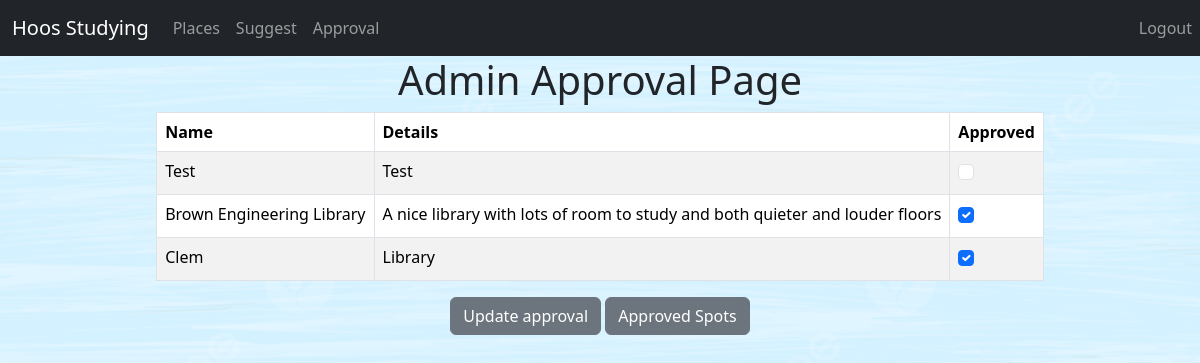
Screenshot of /approval/ (signed in) with the database file from the repository.
### cs3240/models.py (models this page shows, shortened)
class Place(models.Model):
    name = models.CharField(max_length=200)
    details = models.CharField(max_length=700)
    address = map_fields.AddressField(max_length=200)
    admin_approved = models.BooleanField(default=False)
    locations = [("Central Grounds", "central"),
                 ("North Grounds", "north"),
                 ("South Grounds", "south")]
    location = models.CharField(blank=True, choices=locations, max_length=15)
    def __str__(self):
        return self.name

### cs3240/views.py (the view)
# urls.py: path('approval/',views.admin_approval, name="approval"),
def admin_approval(request):
    places_list = Place.objects.all()
    if request.user.is_superuser:
        if request.method == "POST":
            id_list = request.POST.getlist('boxes')
            places_list.update(admin_approved = False)
            for id in id_list:
                Place.objects.filter(pk=int(id)).update(admin_approved = True)
            return redirect('places')
        else:
            return render(request, "approval.html", {"places_list":places_list})
    else:
        return redirect('home')

### cs3240/templates/approval.html (shortened to what this page needs)
{% load socialaccount %}
<html>
        <link href="https://cdn.jsdelivr.net/npm/bootstrap@5.3.2/dist/css/bootstrap.min.css" rel="stylesheet">
        <link rel="stylesheet" href="../static/page.css">
        <nav class="navbar navbar-expand-lg navbar-dark bg-dark">
            <div class="container-fluid">
                <a class="navbar-brand" href="{% url 'home' %}">Hoos Studying</a>
                <div class="collapse navbar-collapse" id="navbarNav">
                <ul class="navbar-nav">
                    <li class="nav-item">
                        <a class="nav-link"  href="{% url 'places' %}">Places</a>
                    </li>
                    <li class="nav-item">
                    <a class="nav-link" href="{% url 'suggest' %}">Suggest</a>
                    </li>
                    <li class="nav-item">
                        <a id="approvalLink" class="nav-link" hidden = "true" href="{% url 'approval' %}">Approval</a>
                    </li>
                </ul>
                </div>
            </div>
                <ul class="nav navbar-nav navbar-right">
                    <li class="nav-item">
                        <a   class="nav-link" href="{% url 'logout' %}">Logout</a>
                    </li>
                </ul>
            </nav>
        <div class="container">
            <h1>Admin Approval Page</h1>
        <form action = "" method="post">
        <table class="table table-striped table-hover table-bordered">
            <thead class="thead-dark">
                <tr>
                <th scope="col">Name</th>
                <th scope="col">Details</th>
                <th scope="col">Approved</th>
                </tr>
            </thead>
            <tbody>
            {% for place in places_list %}
            <tr>
                <td>{{ place }}</td>
                <td>{{ place.details }}</td>
                <td>
                    {% if place.admin_approved %}
                        <div class = "form-check">
                            <input class = "form-check-input" type = "checkbox" checked = "checked" value = {{place.id}} name = "boxes"/>
                        </div>
                    {% else %}
                        <div class = "form-check">
                            <input class = "form-check-input" type = "checkbox" value = {{place.id}} name = "boxes"/>
                        </div>
                    {% endif %}
                </td>
                </tr>
            {% endfor %}
            </tbody>
        </table>
        <center>
            <button class='btn btn-secondary' type="submit">Update approval</button>
        <a href = "{% url 'places' %}">
            <button class='btn btn-secondary'>Approved Spots</button>
        </a>
        </center>
    </form>
        </div>
    </body>
</html>

### cs3240/static/page.css (style rules this page uses)
.container { display: flex; justify-content: center; flex-direction: column; align-items: center; }

### rows the page displays
Place: name "Test", details "Test"
Place: name "Brown Engineering Library", details "A nice library with lots of room to study and both quieter and louder floors"
Place: name "Clem", details "Library"
